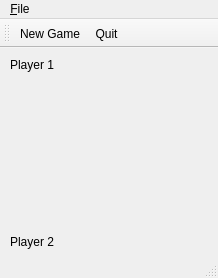
<?xml version="1.0" encoding="UTF-8"?>
<ui version="4.0">
 <class>MainWindow</class>
 <widget class="QMainWindow" name="MainWindow">
  <property name="geometry">
   <rect>
    <x>0</x>
    <y>0</y>
    <width>218</width>
    <height>278</height>
   </rect>
  </property>
  <property name="windowTitle">
   <string>TicTacToe</string>
  </property>
  <widget class="QWidget" name="centralwidget">
   <widget class="QWidget" name="verticalLayoutWidget">
    <property name="geometry">
     <rect>
      <x>10</x>
      <y>10</y>
      <width>191</width>
      <height>191</height>
     </rect>
    </property>
    <layout class="QVBoxLayout" name="verticalLayout_6">
     <property name="sizeConstraint">
      <enum>QLayout::SetDefaultConstraint</enum>
     </property>
     <item>
      <widget class="QLabel" name="player1Name">
       <property name="sizePolicy">
        <sizepolicy hsizetype="Preferred" vsizetype="Fixed">
         <horstretch>0</horstretch>
         <verstretch>0</verstretch>
        </sizepolicy>
       </property>
       <property name="text">
        <string>Player 1</string>
       </property>
      </widget>
     </item>
     <item>
      <widget class="TicTacToeWidget" name="gameBoard" native="true"/>
     </item>
     <item>
      <widget class="QLabel" name="player2Name">
       <property name="sizePolicy">
        <sizepolicy hsizetype="Preferred" vsizetype="Fixed">
         <horstretch>0</horstretch>
         <verstretch>0</verstretch>
        </sizepolicy>
       </property>
       <property name="text">
        <string>Player 2</string>
       </property>
      </widget>
     </item>
    </layout>
   </widget>
  </widget>
  <widget class="QMenuBar" name="menuBar">
   <property name="geometry">
    <rect>
     <x>0</x>
     <y>0</y>
     <width>218</width>
     <height>21</height>
    </rect>
   </property>
   <widget class="QMenu" name="menu">
    <property name="title">
     <string>&amp;File</string>
    </property>
    <addaction name="startNewGame"/>
    <addaction name="actionQuit"/>
   </widget>
   <addaction name="menu"/>
  </widget>
  <widget class="QStatusBar" name="statusBar"/>
  <widget class="QToolBar" name="mainToolBar">
   <property name="windowTitle">
    <string>toolBar</string>
   </property>
   <attribute name="toolBarArea">
    <enum>TopToolBarArea</enum>
   </attribute>
   <attribute name="toolBarBreak">
    <bool>false</bool>
   </attribute>
   <addaction name="startNewGame"/>
   <addaction name="actionQuit"/>
  </widget>
  <action name="startNewGame">
   <property name="checkable">
    <bool>false</bool>
   </property>
   <property name="icon">
    <iconset resource="resources.qrc">
     <normaloff>:/icons/icons/newgame.png</normaloff>:/icons/icons/newgame.png</iconset>
   </property>
   <property name="text">
    <string>New Game</string>
   </property>
   <property name="toolTip">
    <string>Start new game</string>
   </property>
   <property name="shortcut">
    <string>Ctrl+N</string>
   </property>
  </action>
  <action name="actionQuit">
   <property name="icon">
    <iconset resource="resources.qrc">
     <normaloff>:/icons/icons/application-exit.png</normaloff>:/icons/icons/application-exit.png</iconset>
   </property>
   <property name="text">
    <string>Quit</string>
   </property>
   <property name="toolTip">
    <string>quit</string>
   </property>
   <property name="shortcut">
    <string>Ctrl+Q</string>
   </property>
  </action>
 </widget>
 <customwidgets>
  <customwidget>
   <class>TicTacToeWidget</class>
   <extends>QWidget</extends>
   <header>tictactoewidget.h</header>
   <container>1</container>
  </customwidget>
 </customwidgets>
 <resources>
  <include location="resources.qrc"/>
 </resources>
 <connections/>
</ui>
